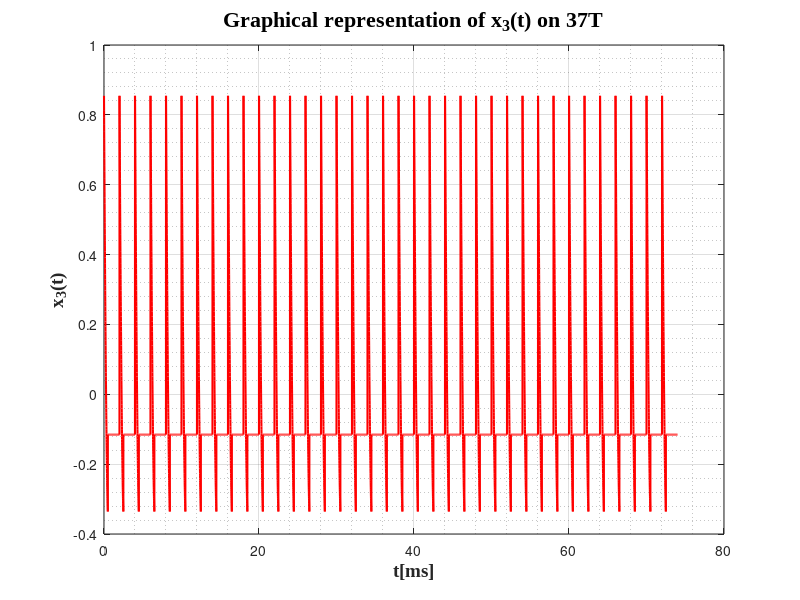

Reproduce this figure in MATLAB.
%x3(t) 
t = linspace(0,1,100);
x = 0.86*t.^2-2.05*t+0.97;
T_3 = 2;   
a = linspace(0,1,100);
for i=1:400
    if i > 200
        a(i) = 0;
    end
    if i < 200
        a = x;
    end    
end
x3 = a'* ones(1,37);
x3 = x3(:);
T3 = linspace(0, 37 * T_3, 14800);
figure(1);
plot(T3,x3-0.1155,'r','LineWidth',1.5);
grid on;
grid minor;
xlabel('t[ms]', 'fontweight', 'bold', 'fontsize', 14, 'FontName', 'Times New Roman');
ylabel('x_{3}(t)','fontweight','bold','fontsize', 14, 'FontName', 'Times New Roman');
title('Graphical representation of x_{3}(t) on 37T','fontweight','bold','fontsize',16, 'FontName', 'Times New Roman');
